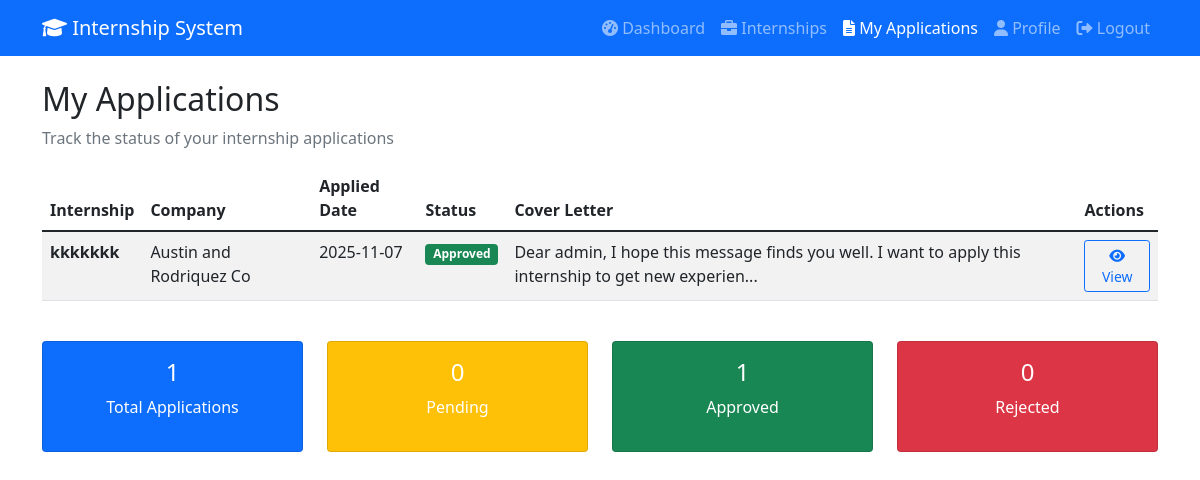
/my-applications (signed in), run on an earlier commit of the app's database.
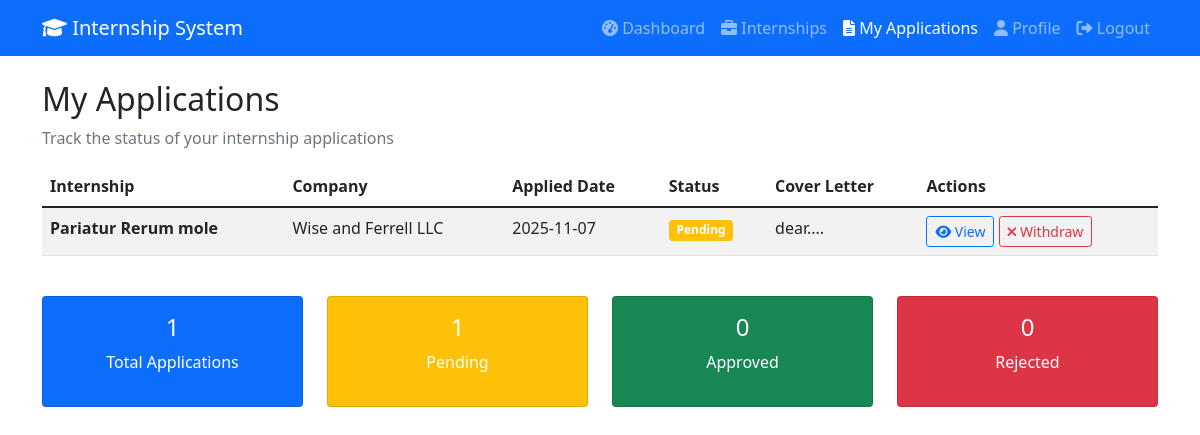
And on a later commit of the database.
### models.py (models this page shows)
class InternshipApplication(Base):
    __tablename__ = "internship_applications"
    id = Column(Integer, primary_key=True, index=True)
    student_id = Column(Integer, ForeignKey("users.id"), nullable=False)
    internship_id = Column(Integer, ForeignKey("internships.id"), nullable=False)
    application_date = Column(DateTime(timezone=True), server_default=func.now())
    status = Column(Enum(ApplicationStatus), default=ApplicationStatus.PENDING)
    cover_letter = Column(Text)
    resume_url = Column(String(500))
    student = relationship("User", back_populates="applications")
    internship = relationship("Internship", back_populates="applications")
    mentor_feedbacks = relationship("MentorFeedback", back_populates="application")
    evaluations = relationship("Evaluation", back_populates="application")

class Internship(Base):
    __tablename__ = "internships"
    id = Column(Integer, primary_key=True, index=True)
    title = Column(String(255), nullable=False)
    description = Column(Text)
    company = Column(String(255), nullable=False)
    location = Column(String(255))
    duration = Column(String(100))
    stipend = Column(String(100))
    requirements = Column(Text)
    created_by = Column(Integer, ForeignKey("users.id"))
    created_at = Column(DateTime(timezone=True), server_default=func.now())
    is_active = Column(Boolean, default=True)
    deadline = Column(DateTime(timezone=True))
    creator = relationship("User", back_populates="created_internships")
    applications = relationship("InternshipApplication", back_populates="internship")
    tasks = relationship("Task", back_populates="internship")
    feedback = relationship("Feedback", back_populates="internship")
    mentor_feedbacks = relationship("MentorFeedback", back_populates="internship")
    evaluations = relationship("Evaluation", back_populates="internship")

### app.py (the view)
@app.get("/my-applications", response_class=HTMLResponse)
async def my_applications_page(request: Request, db: Session = Depends(get_db)):
    try:
        user = await get_current_user_from_cookie(request, db)
        user_role = user.role.value if hasattr(user.role, 'value') else user.role
        if user_role != "student":
            return RedirectResponse("/dashboard?error=Access denied")
        applications = crud.get_student_applications_with_details(db, user.id)
        return templates.TemplateResponse("my_applications.html", {
            "request": request,
            "user": user,
            "applications": applications
        })
    except Exception as e:
        return RedirectResponse("/login")

### templates/my_applications.html (shortened to what the changed rows need)
<!DOCTYPE html>
<html lang="en">
<head>
    <link href="https://cdn.jsdelivr.net/npm/bootstrap@5.1.3/dist/css/bootstrap.min.css" rel="stylesheet">
    <link href="https://cdnjs.cloudflare.com/ajax/libs/font-awesome/6.0.0/css/all.min.css" rel="stylesheet">
</head>
<body>
    <div class="container mt-4">
        <h2>My Applications</h2>
        <div class="row">
            <div class="col-12">
                {% if applications %}
                <div class="table-responsive">
                    <table class="table table-striped">
                        <thead>
                            <tr>
                                <th>Internship</th>
                                <th>Company</th>
                                <th>Applied Date</th>
                                <th>Status</th>
                                <th>Cover Letter</th>
                                <th>Actions</th>
                            </tr>
                        </thead>
                        <tbody>
                            {% for application in applications %}
                            <tr>
                                <td>
                                    <strong>{{ application.internship.title if application.internship else 'Internship
                                        #' + application.internship_id|string }}</strong>
                                </td>
                                <td>
                                    {{ application.internship.company if application.internship else 'N/A' }}
                                </td>
                                <td>{{ application.application_date.strftime('%Y-%m-%d') }}</td>
                                <td>
                                    <span class="badge
                                        {% if application.status == 'pending' %}bg-warning
                                        {% elif application.status == 'approved' %}bg-success
                                        {% else %}bg-danger{% endif %}">
                                        {{ application.status|title }}
                                    </span>
                                </td>
                                <td>
                                    {% if application.cover_letter %}
                                    <span data-bs-toggle="tooltip" title="{{ application.cover_letter }}">
                                        {{ application.cover_letter[:100] }}{% if application.cover_letter|length > 100
                                        %}...{% endif %}
                                    </span>
                                    {% else %}
                                    <span class="text-muted">No cover letter</span>
                                    {% endif %}
                                </td>
                                <td>
                                    <button class="btn btn-sm btn-outline-primary"
                                        onclick="viewApplication('{{ application.id }}')">
                                        <i class="fas fa-eye"></i> View
                                    </button>
                                    {% if application.status == 'pending' %}
                                    <button class="btn btn-sm btn-outline-danger"
                                        onclick="withdrawApplication('{{ application.id }}')">
                                        <i class="fas fa-times"></i> Withdraw
                                    </button>
                                    {% endif %}
                                </td>
                            </tr>
                            {% endfor %}
                        </tbody>
                    </table>
                </div>
                <div class="row mt-4">
                    <div class="col-md-3">
                        <div class="card text-white bg-primary">
                            <div class="card-body text-center">
                                <h4>{{ applications|length }}</h4>
                                <p>Total Applications</p>
                            </div>
                        </div>
                    </div>
                    <div class="col-md-3">
                        <div class="card text-white bg-warning">
                            <div class="card-body text-center">
                                <h4>{{ applications|selectattr('status', 'equalto', 'pending')|list|length }}</h4>
                                <p>Pending</p>
                            </div>
                        </div>
                    </div>
                    <div class="col-md-3">
                        <div class="card text-white bg-success">
                            <div class="card-body text-center">
                                <h4>{{ applications|selectattr('status', 'equalto', 'approved')|list|length }}</h4>
                                <p>Approved</p>
                            </div>
                        </div>
                    </div>
                    <div class="col-md-3">
                        <div class="card text-white bg-danger">
                            <div class="card-body text-center">
                                <h4>{{ applications|selectattr('status', 'equalto', 'rejected')|list|length }}</h4>
                                <p>Rejected</p>
                            </div>
                        </div>
                    </div>
                </div>
                {% endif %}
            </div>
        </div>
    </div>
</body>
</html>

What changed in the data, as far as the page shows it:
removed InternshipApplication: internship "kkkkkkk", internship "Austin and Rodriquez Co", application_date "2025-11-07", status "Approved", cover_letter "Dear admin, I hope this message finds you well. I want to apply this internship to get new experien"
added InternshipApplication: internship "Pariatur Rerum mole", internship "Wise and Ferrell LLC", application_date "2025-11-07", status "Pending", cover_letter "dear...."
Also different on the page:
{{ applications|selectattr('status', 'equalto', 'pending')|list|length }}: "0" → "1"
{{ applications|selectattr('status', 'equalto', 'approved')|list|length }}: "1" → "0"
